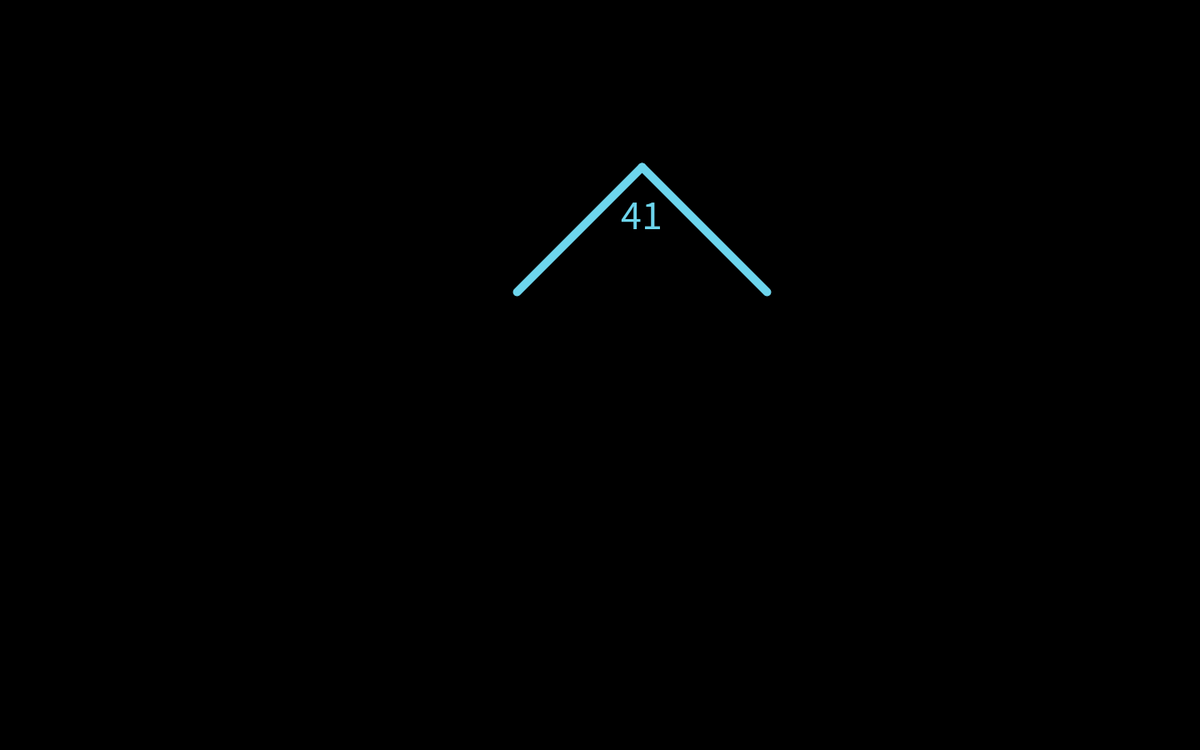
Frame 1 (no input)
Frame 60 (the mouse pressed at the canvas centre just before this capture): identical to frame 1, image omitted
Frame 120 (the mouse held since frame 60 and released just before this capture): identical to frame 1, image omitted

The Processing sketch that drew this single still picture (run headless with seeded random() and noise(); from frame 60 on, the mouse is pressed at the canvas centre):

// Processing sketch: sketch_1_10
// ── sketch_1_10.pde
PVector pos;
float w = 300;
float h = 300;
void setup() {
  size(1440,900);
  pos = new PVector(width/2-100, height/2-100);
}
void draw() {
  background(0);
  stroke(109, 213, 237);
  strokeWeight(10);
  noFill();
 /* beginShape();
  vertex(pos.x, pos.y);
  vertex(pos.x, pos.y+h);
  vertex(pos.x+w, pos.y+h);
  vertex(pos.x+w, pos.y);
  vertex(pos.x+w/2, pos.y-h/2);
  vertex(pos.x, pos.y);
  endShape();*/
  line(pos.x, pos.y, pos.x+w/2, pos.y-h/2);
  line(pos.x+w, pos.y, pos.x+w/2, pos.y-h/2);
  fill(109, 213, 237);
  textSize(50);
  textAlign(CENTER);
  text("41", pos.x + w/2, pos.y-h/4);
}
